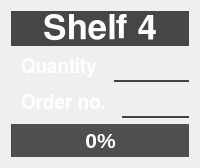
            <widget class="QGroupBox" name="groupBox_sh_4">
             <property name="styleSheet">
              <string notr="true">border: 2px oultine rgb(95,95,95);</string>
             </property>
             <property name="title">
              <string/>
             </property>
             <layout class="QVBoxLayout" name="verticalLayout_9">
              <item>
               <layout class="QVBoxLayout" name="verticalLayout_10">
                <item>
                 <widget class="QLabel" name="shelf_no_label_sh_4">
                  <property name="font">
                   <font>
                    <family>FreeSans</family>
                    <pointsize>26</pointsize>
                    <weight>75</weight>
                    <bold>true</bold>
                   </font>
                  </property>
                  <property name="styleSheet">
                   <string notr="true">border-color: rgb(83, 83, 83);
background-color: rgb(70, 70, 70);
color: rgb(255, 255, 255);</string>
                  </property>
                  <property name="frameShape">
                   <enum>QFrame::Panel</enum>
                  </property>
                  <property name="frameShadow">
                   <enum>QFrame::Raised</enum>
                  </property>
                  <property name="text">
                   <string>Shelf 4</string>
                  </property>
                  <property name="alignment">
                   <set>Qt::AlignCenter</set>
                  </property>
                 </widget>
                </item>
                <item>
                 <layout class="QHBoxLayout" name="horizontalLayout_9" stretch="0,0">
                  <item>
                   <widget class="QLabel" name="qty_descr_label_sh_4">
                    <property name="font">
                     <font>
                      <family>FreeSans</family>
                      <pointsize>14</pointsize>
                      <weight>75</weight>
                      <bold>true</bold>
                     </font>
                    </property>
                    <property name="styleSheet">
                     <string notr="true">border-color: rgb(130, 130, 130);
color: rgb(255, 255, 255);
padding: 5px;
</string>
                    </property>
                    <property name="frameShadow">
                     <enum>QFrame::Sunken</enum>
                    </property>
                    <property name="lineWidth">
                     <number>0</number>
                    </property>
                    <property name="text">
                     <string>Quantity</string>
                    </property>
                   </widget>
                  </item>
                  <item>
                   <widget class="QLabel" name="qty_label_sh_4">
                    <property name="minimumSize">
                     <size>
                      <width>0</width>
                      <height>0</height>
                     </size>
                    </property>
                    <property name="font">
                     <font>
                      <family>FreeSans</family>
                      <pointsize>15</pointsize>
                      <weight>75</weight>
                      <bold>true</bold>
                     </font>
                    </property>
                    <property name="styleSheet">
                     <string notr="true">border-bottom-style: solid;
border-bottom-color: rgb(66, 66, 66);
</string>
                    </property>
                    <property name="frameShape">
                     <enum>QFrame::Box</enum>
                    </property>
                    <property name="frameShadow">
                     <enum>QFrame::Plain</enum>
                    </property>
                    <property name="lineWidth">
                     <number>3</number>
                    </property>
                    <property name="text">
                     <string/>
                    </property>
                    <property name="alignment">
                     <set>Qt::AlignRight|Qt::AlignTrailing|Qt::AlignVCenter</set>
                    </property>
                    <property name="indent">
                     <number>-1</number>
                    </property>
                   </widget>
                  </item>
                 </layout>
                </item>
                <item>
                 <layout class="QHBoxLayout" name="horizontalLayout_10" stretch="0,1">
                  <item>
                   <widget class="QLabel" name="order_descr_label_sh_4">
                    <property name="font">
                     <font>
                      <family>FreeSans</family>
                      <pointsize>14</pointsize>
                      <weight>75</weight>
                      <bold>true</bold>
                     </font>
                    </property>
                    <property name="styleSheet">
                     <string notr="true">border-color: rgb(130, 130, 130);
color: rgb(255, 255, 255);
padding: 5px;
</string>
                    </property>
                    <property name="frameShadow">
                     <enum>QFrame::Plain</enum>
                    </property>
                    <property name="lineWidth">
                     <number>0</number>
                    </property>
                    <property name="text">
                     <string>Order no.</string>
                    </property>
                   </widget>
                  </item>
                  <item>
                   <widget class="QLabel" name="order_label_sh_4">
                    <property name="minimumSize">
                     <size>
                      <width>0</width>
                      <height>0</height>
                     </size>
                    </property>
                    <property name="font">
                     <font>
                      <family>FreeSans</family>
                      <pointsize>15</pointsize>
                      <weight>75</weight>
                      <bold>true</bold>
                     </font>
                    </property>
                    <property name="styleSheet">
                     <string notr="true">border-bottom-style: solid;
border-bottom-color: rgb(66, 66, 66);
</string>
                    </property>
                    <property name="frameShadow">
                     <enum>QFrame::Sunken</enum>
                    </property>
                    <property name="lineWidth">
                     <number>4</number>
                    </property>
                    <property name="text">
                     <string/>
                    </property>
                    <property name="alignment">
                     <set>Qt::AlignRight|Qt::AlignTrailing|Qt::AlignVCenter</set>
                    </property>
                    <property name="indent">
                     <number>2</number>
                    </property>
                   </widget>
                  </item>
                 </layout>
                </item>
                <item>
                 <widget class="QProgressBar" name="progressBar_sh_4">
                  <property name="font">
                   <font>
                    <pointsize>16</pointsize>
                    <weight>75</weight>
                    <bold>true</bold>
                   </font>
                  </property>
                  <property name="acceptDrops">
                   <bool>false</bool>
                  </property>
                  <property name="styleSheet">
                   <string notr="true">border-color: rgb(130, 130, 130);
background-color: rgb(79, 79, 79);
color: rgb(255, 255, 255);</string>
                  </property>
                  <property name="value">
                   <number>0</number>
                  </property>
                  <property name="alignment">
                   <set>Qt::AlignCenter</set>
                  </property>
                  <property name="orientation">
                   <enum>Qt::Horizontal</enum>
                  </property>
                  <property name="invertedAppearance">
                   <bool>false</bool>
                  </property>
                  <property name="textDirection">
                   <enum>QProgressBar::TopToBottom</enum>
                  </property>
                 </widget>
                </item>
               </layout>
              </item>
             </layout>
            </widget>
